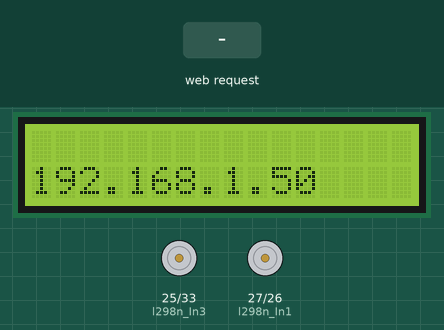
This sketch was run on a simulated ESP32. Shown: 16×2 character LCD, motor-driver pin pairs drawn as motors (green arrow = first pin HIGH = forward, orange = second pin HIGH = backward, longer = more drive). Inputs (shaded band) come from the test bench. WiFi joins after 1.5 s; servers stay silent unless stated; what the sketch prints to the serial monitor is not drawn.

Above: at 2.7 s.
2.8 s: HTTP request GET /left/on received
At 3.5 s:
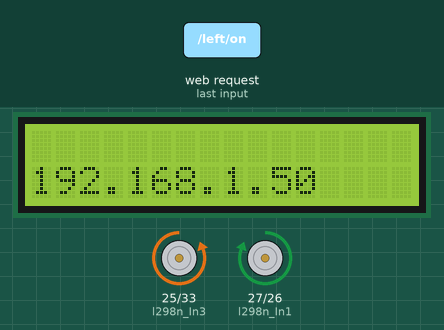
4.3 s: HTTP request GET /right/on received
At 4.6 s:
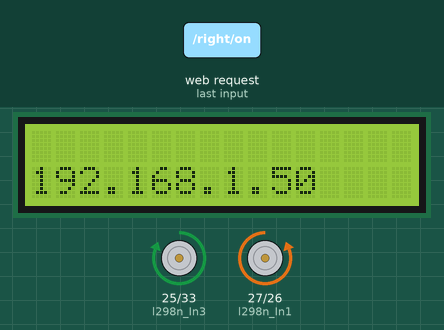
5.8 s: HTTP request GET /left/off received
At 6.9 s:
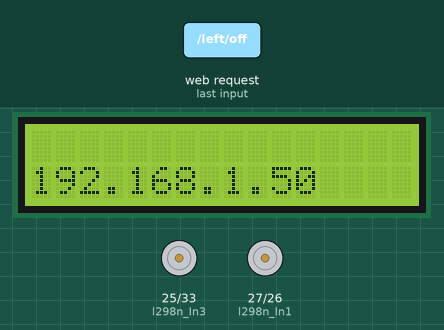
Timing chart, 0 to 8.8 s (numbered marks = the images above; inputs shaded):
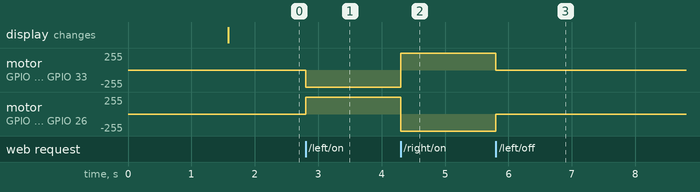

Measured:
- after the input at 2.8 s, motor on GPIO 25 (l298n_In3) / GPIO 33 (l298n_In4): stopped → backward 255/255 at once; motor on GPIO 27 (l298n_In1) / GPIO 26 (l298n_In2): stopped → forward 255/255 at once
- after the input at 4.3 s, motor on GPIO 25 (l298n_In3) / GPIO 33 (l298n_In4): backward 255/255 → forward 255/255 at once; motor on GPIO 27 (l298n_In1) / GPIO 26 (l298n_In2): forward 255/255 → backward 255/255 at once
- after the input at 5.8 s, motor on GPIO 25 (l298n_In3) / GPIO 33 (l298n_In4): forward 255/255 → stopped at once; motor on GPIO 27 (l298n_In1) / GPIO 26 (l298n_In2): backward 255/255 → stopped at once

The sketch:

Smart_Curtains.ino
```cpp
#include <WiFi.h>
#include <DNSServer.h>
#include <WebServer.h>
#include <WiFiManager.h>       // https://github.com/tzapu/WiFiManager
#include <LiquidCrystal_I2C.h> // https://github.com/johnrickman/LiquidCrystal_I2C

const int l298n_In1 = 27; // 4 in control module L298N
const int l298n_In2 = 26;
const int l298n_In3 = 25;
const int l298n_In4 = 33;

LiquidCrystal_I2C lcd(0x27, 16, 2);

// Assign output variables to GPIO pins button ??
//const int pin_Control_Left = 2;
//const int pin_Control_Right = 4;

// Set web server port number to 80 ( can choose 81, 82....)
WiFiServer server(80);
// Variable to store the HTTP request
String header;

// Auxiliar variables to store the current output state
String output_Left_State = "off";
String output_Right_State = "off";
//
void stop_Motor()
{
  digitalWrite(l298n_In1, LOW);
  digitalWrite(l298n_In2, LOW);
  digitalWrite(l298n_In3, LOW);
  digitalWrite(l298n_In4, LOW);
}
void left_On()
{
  digitalWrite(l298n_In1, HIGH);
  digitalWrite(l298n_In2, LOW);
  digitalWrite(l298n_In3, LOW);
  digitalWrite(l298n_In4, HIGH);
}
void right_On()
{
  digitalWrite(l298n_In1, LOW);
  digitalWrite(l298n_In2, HIGH);
  digitalWrite(l298n_In3, HIGH);
  digitalWrite(l298n_In4, LOW);
}

void setup()
{
  // put your setup code here, to run once:
  Serial.begin(115200);

  lcd.init();      // initialize the lcd
  lcd.backlight(); // Print a message to the LCD.
  // Initialize the output variables as outputs
  pinMode(l298n_In1, OUTPUT);
  pinMode(l298n_In2, OUTPUT);
  pinMode(l298n_In3, OUTPUT);
  pinMode(l298n_In4, OUTPUT);

  // Set all to LOW to off motor
  stop_Motor();

  //auto connect old wifi or new wifi in 192.168.4.1
  WiFiManager wifiManager;
  wifiManager.autoConnect("Smart curtains");
  Serial.println("Connected.....");

  while (WiFi.status() != WL_CONNECTED)
  {
    lcd.println("Failed"); // fail connect wifi
    lcd.clear();
  }
  // Print local IP address and start web server
  lcd.setCursor(0, 1);
  lcd.print(WiFi.localIP());
  Serial.print(WiFi.localIP());

  server.begin();
}

void loop()
{
  // put your main code here, to run repeatedly:

  WiFiClient client = server.available(); // Listen for incoming clients

  if (client)
  { // If a new client connects

    String currentLine = ""; // make a String to hold incoming data from the client
    while (client.connected())
    { // loop while the client's connected
      if (client.available())
      {                         // if there's bytes to read from the client,
        char c = client.read(); // read a byte, then
        header += c;
        if (c == '\n')
        { // if the byte is a newline character
          // if the current line is blank, you got two newline characters in a row.
          // that's the end of the client HTTP request, so send a response:
          if (currentLine.length() == 0)
          {
            // HTTP headers always start with a response code (e.g. HTTP/1.1 200 OK)
            // and a content-type so the client knows what's coming, then a blank line:
            client.println("HTTP/1.1 200 OK");
            client.println("Content-type:text/html");
            client.println("Connection: close");
            client.println();

            // turns the GPIOs on and off
            if (header.indexOf("GET /left/on") >= 0)
            {
              output_Left_State = "on";
              output_Right_State = "off";
              left_On();
            }
            else if (header.indexOf("GET /left/off") >= 0)
            {
              output_Left_State = "off";
              stop_Motor();
            }
            else if (header.indexOf("GET /right/on") >= 0)
            {
              output_Right_State = "on";
              output_Left_State = "off";
              right_On();
            }
            else if (header.indexOf("GET /right/off") >= 0)
            {
              output_Right_State = "off";
              stop_Motor();
            }

            // Display the HTML web page
            client.println("<!DOCTYPE html><html>");
            client.println("<head><meta name=\"viewport\" content=\"width=device-width, initial-scale=1\">");
            client.println("<link rel=\"icon\" href=\"data:,\">");
            // CSS to style the on/off buttons
            // Feel free to change the background-color and font-size attributes to fit your preferences
            client.println("<style>html { font-family: Alegraya; display: inline-block; margin: 0px auto; text-align: center;text-color : #9999ff;}");
            client.println(".button { background-color: #00ff00; border: none; color: white; padding: 16px 40px;");
            client.println("text-decoration: none; font-size: 30px; margin: 2px; cursor: pointer;}");
            client.println(".button2 {background-color: #555555;}</style></head>");

            // Web Page Heading
            client.println("<body><h1>Web Control </h1>");

            // Display current state, and ON/OFF buttons for GPIO 26
            client.println("<p><<== - Left " + output_Left_State + "</p>");
            // If the output26State is off, it displays the ON button
            if (output_Left_State == "off")
            {
              client.println("<p><a href=\"/left/on\"><button class=\"button\">ON</button></a></p>");
            }
            else
            {
              client.println("<p><a href=\"/left/off\"><button class=\"button button2\">OFF</button></a></p>");
            }

            // Display current state, and ON/OFF buttons for GPIO 27
            client.println("<p>==>> - Right " + output_Right_State + "</p>");
            // If the output27State is off, it displays the ON button
            if (output_Right_State == "off")
            {
              client.println("<p><a href=\"/right/on\"><button class=\"button\">ON</button></a></p>");
            }
            else
            {
              client.println("<p><a href=\"/right/off\"><button class=\"button button2\">OFF</button></a></p>");
            }
            client.println("</body></html>");

            // The HTTP response ends with another blank line
            client.println();
            // Break out of the while loop
            break;
          }
          else
          { // if you got a newline, then clear currentLine
            currentLine = "";
          }
        }
        else if (c != '\r')
        {                   // if you got anything else but a carriage return character,
          currentLine += c; // add it to the end of the currentLine
        }
      }
    }
    // Clear the header variable
    header = "";
    // Close the connection
    client.stop();
  }
}
```
